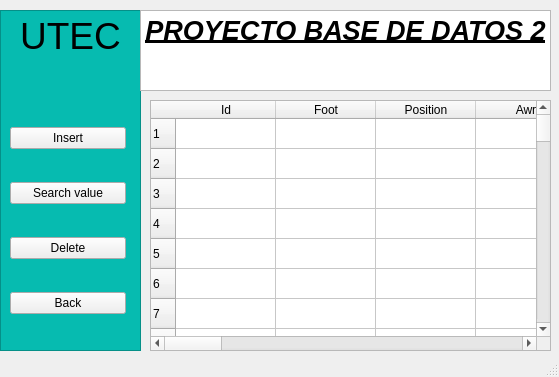
<?xml version="1.0" encoding="UTF-8"?>
<ui version="4.0">
 <class>Dinamyc_fifa</class>
 <widget class="QMainWindow" name="Dinamyc_fifa">
  <property name="geometry">
   <rect>
    <x>0</x>
    <y>0</y>
    <width>559</width>
    <height>377</height>
   </rect>
  </property>
  <property name="windowTitle">
   <string>MainWindow</string>
  </property>
  <widget class="QWidget" name="centralwidget">
   <widget class="QWidget" name="layoutWidget_2">
    <property name="geometry">
     <rect>
      <x>10</x>
      <y>100</y>
      <width>116</width>
      <height>241</height>
     </rect>
    </property>
    <layout class="QGridLayout" name="gridLayout_4">
     <item row="3" column="0">
      <widget class="QPushButton" name="btn_back">
       <property name="text">
        <string>Back</string>
       </property>
      </widget>
     </item>
     <item row="0" column="0">
      <widget class="QPushButton" name="btn_insert">
       <property name="text">
        <string>Insert</string>
       </property>
      </widget>
     </item>
     <item row="2" column="0">
      <widget class="QPushButton" name="btn_delete">
       <property name="text">
        <string>Delete</string>
       </property>
      </widget>
     </item>
     <item row="1" column="0">
      <widget class="QPushButton" name="btn_search1">
       <property name="text">
        <string>Search value</string>
       </property>
      </widget>
     </item>
    </layout>
   </widget>
   <widget class="QTextBrowser" name="titulo">
    <property name="geometry">
     <rect>
      <x>140</x>
      <y>10</y>
      <width>411</width>
      <height>81</height>
     </rect>
    </property>
    <property name="html">
     <string>&lt;!DOCTYPE HTML PUBLIC &quot;-//W3C//DTD HTML 4.0//EN&quot; &quot;http://www.w3.org/TR/REC-html40/strict.dtd&quot;&gt;
&lt;html&gt;&lt;head&gt;&lt;meta name=&quot;qrichtext&quot; content=&quot;1&quot; /&gt;&lt;style type=&quot;text/css&quot;&gt;
p, li { white-space: pre-wrap; }
&lt;/style&gt;&lt;/head&gt;&lt;body style=&quot; font-family:'Ubuntu'; font-size:10pt; font-weight:400; font-style:normal;&quot;&gt;
&lt;p align=&quot;center&quot; style=&quot; margin-top:0px; margin-bottom:0px; margin-left:0px; margin-right:0px; -qt-block-indent:0; text-indent:0px;&quot;&gt;&lt;span style=&quot; font-size:20pt; font-weight:600; font-style:italic; text-decoration: underline;&quot;&gt;PROYECTO BASE DE DATOS 2&lt;/span&gt;&lt;/p&gt;&lt;/body&gt;&lt;/html&gt;</string>
    </property>
   </widget>
   <widget class="QTextBrowser" name="textBrowser">
    <property name="geometry">
     <rect>
      <x>0</x>
      <y>10</y>
      <width>141</width>
      <height>341</height>
     </rect>
    </property>
    <property name="styleSheet">
     <string notr="true">background: rgba(6,187,176,1)</string>
    </property>
    <property name="html">
     <string>&lt;!DOCTYPE HTML PUBLIC &quot;-//W3C//DTD HTML 4.0//EN&quot; &quot;http://www.w3.org/TR/REC-html40/strict.dtd&quot;&gt;
&lt;html&gt;&lt;head&gt;&lt;meta name=&quot;qrichtext&quot; content=&quot;1&quot; /&gt;&lt;style type=&quot;text/css&quot;&gt;
p, li { white-space: pre-wrap; }
&lt;/style&gt;&lt;/head&gt;&lt;body style=&quot; font-family:'Ubuntu'; font-size:10pt; font-weight:400; font-style:normal;&quot;&gt;
&lt;p align=&quot;center&quot; style=&quot; margin-top:0px; margin-bottom:0px; margin-left:0px; margin-right:0px; -qt-block-indent:0; text-indent:0px;&quot;&gt;&lt;span style=&quot; font-size:28pt;&quot;&gt;UTEC&lt;/span&gt;&lt;/p&gt;&lt;/body&gt;&lt;/html&gt;</string>
    </property>
    <property name="overwriteMode">
     <bool>false</bool>
    </property>
   </widget>
   <widget class="QTableWidget" name="table">
    <property name="geometry">
     <rect>
      <x>150</x>
      <y>100</y>
      <width>401</width>
      <height>251</height>
     </rect>
    </property>
    <property name="rowCount">
     <number>100</number>
    </property>
    <row/>
    <row/>
    <row/>
    <row/>
    <row/>
    <row/>
    <row/>
    <row/>
    <row/>
    <row/>
    <row/>
    <row/>
    <row/>
    <row/>
    <row/>
    <row/>
    <row/>
    <row/>
    <row/>
    <row/>
    <row/>
    <row/>
    <row/>
    <row/>
    <row/>
    <row/>
    <row/>
    <row/>
    <row/>
    <row/>
    <row/>
    <row/>
    <row/>
    <row/>
    <row/>
    <row/>
    <row/>
    <row/>
    <row/>
    <row/>
    <row/>
    <row/>
    <row/>
    <row/>
    <row/>
    <row/>
    <row/>
    <row/>
    <row/>
    <row/>
    <row/>
    <row/>
    <row/>
    <row/>
    <row/>
    <row/>
    <row/>
    <row/>
    <row/>
    <row/>
    <row/>
    <row/>
    <row/>
    <row/>
    <row/>
    <row/>
    <row/>
    <row/>
    <row/>
    <row/>
    <row/>
    <row/>
    <row/>
    <row/>
    <row/>
    <row/>
    <row/>
    <row/>
    <row/>
    <row/>
    <row/>
    <row/>
    <row/>
    <row/>
    <row/>
    <row/>
    <row/>
    <row/>
    <row/>
    <row/>
    <row/>
    <row/>
    <row/>
    <row/>
    <row/>
    <row/>
    <row/>
    <row/>
    <row/>
    <row/>
    <column>
     <property name="text">
      <string>Id</string>
     </property>
    </column>
    <column>
     <property name="text">
      <string>Foot</string>
     </property>
    </column>
    <column>
     <property name="text">
      <string>Position</string>
     </property>
    </column>
    <column>
     <property name="text">
      <string>Awr</string>
     </property>
    </column>
    <column>
     <property name="text">
      <string>Dwr</string>
     </property>
    </column>
    <column>
     <property name="text">
      <string>Ovr</string>
     </property>
    </column>
    <column>
     <property name="text">
      <string>Pac</string>
     </property>
    </column>
    <column>
     <property name="text">
      <string>Sho</string>
     </property>
    </column>
    <column>
     <property name="text">
      <string>Pas</string>
     </property>
    </column>
    <column>
     <property name="text">
      <string>Dri</string>
     </property>
    </column>
    <column>
     <property name="text">
      <string>Def</string>
     </property>
    </column>
    <column>
     <property name="text">
      <string>Phy</string>
     </property>
    </column>
    <column>
     <property name="text">
      <string>Sm</string>
     </property>
    </column>
    <column>
     <property name="text">
      <string>Div</string>
     </property>
    </column>
    <column>
     <property name="text">
      <string>Pos</string>
     </property>
    </column>
    <column>
     <property name="text">
      <string>Han</string>
     </property>
    </column>
    <column>
     <property name="text">
      <string>Ref</string>
     </property>
    </column>
    <column>
     <property name="text">
      <string>Kic</string>
     </property>
    </column>
    <column>
     <property name="text">
      <string>Spd</string>
     </property>
    </column>
   </widget>
   <zorder>textBrowser</zorder>
   <zorder>layoutWidget_2</zorder>
   <zorder>titulo</zorder>
   <zorder>table</zorder>
  </widget>
  <widget class="QStatusBar" name="statusbar"/>
 </widget>
 <resources/>
 <connections/>
</ui>
